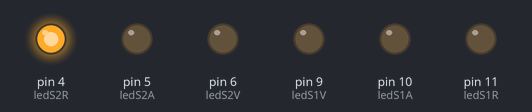
Recording of a sketch running on a simulated Arduino Uno, built with avr-gcc and run on an emulated ATmega328P. Shown: output pins drawn as LEDs (lit = HIGH). What the sketch prints to the serial monitor is not drawn.

Above: at 0.5 s.
At 3.5 s:
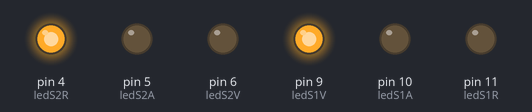
At 7.0 s:
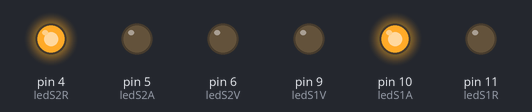
At 8.5 s:
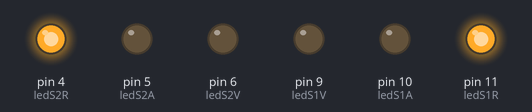
At 11.5 s:
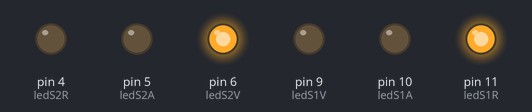
At 15.0 s:
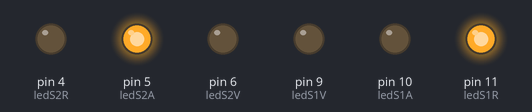
Timing chart, 0 to 20.8 s (numbered marks = the images above):
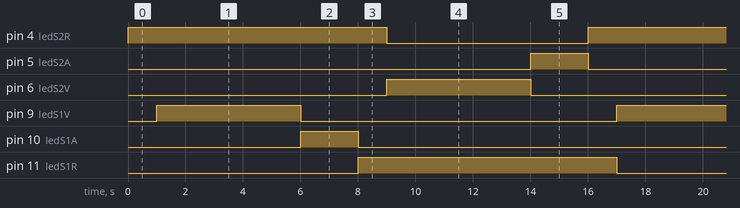

Measured:
- by itself, pin 4 (ledS2R), pin 11 (ledS1R): alternates HIGH for 9.0 s and LOW for 7.0 s
- by itself, pin 5 (ledS2A), pin 10 (ledS1A): alternates HIGH for 2.0 s and LOW for 14.0 s
- by itself, pin 6 (ledS2V), pin 9 (ledS1V): alternates HIGH for 5.0 s and LOW for 11.0 s

The sketch:

1.4-Simulador_semaforo.ino
```cpp
//Aitor Gómez Ogueta UO294066
//Diego García González UO294255
//Ejercicio del cruce de dos semáforos

  #define ledS1V 9
  #define ledS1A 10 //evidentemente estan los numeros al azar
  #define ledS1R 11
  #define ledS2V 6
  #define ledS2A 5
  #define ledS2R 4


void setup() {

  Serial.begin(9600);
  Serial.println("Setup");

  pinMode(ledS1V, OUTPUT);
  pinMode(ledS1A, OUTPUT);
  pinMode(ledS1R, OUTPUT);
  pinMode(ledS2V, OUTPUT);
  pinMode(ledS2A, OUTPUT);
  pinMode(ledS2R, OUTPUT);

}

void loop() {

  digitalWrite(ledS2A,LOW);
  digitalWrite(ledS2R, HIGH);
  delay(1000);
  digitalWrite(ledS1V, HIGH);
  digitalWrite(ledS1R, LOW);
  delay(5000);
  digitalWrite(ledS1A,HIGH);
  digitalWrite(ledS1V,LOW);
  delay(2000);
  digitalWrite(ledS1A,LOW);
  digitalWrite(ledS1R,HIGH);
  delay(1000);
  digitalWrite(ledS2V,HIGH);
  digitalWrite(ledS2R,LOW);
  delay(5000);
  digitalWrite(ledS2A,HIGH);
  digitalWrite(ledS2V,LOW);
  delay(2000);
}
```
